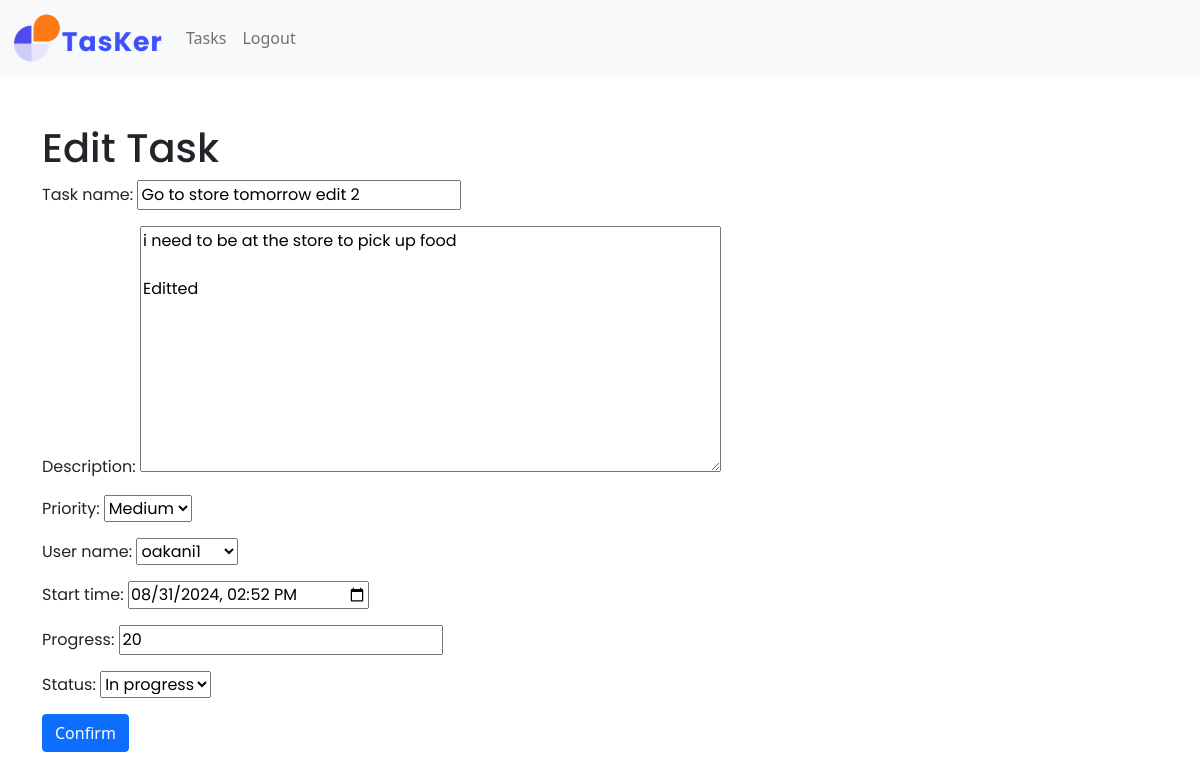
Screenshot of /tasks/edit/3/ (signed in) with the database file from the repository.
### tasks/models.py (models this page shows, shortened)
class Task(models.Model):
    task_name = models.CharField(max_length=200, null=False, blank=False)
    description = models.TextField(blank=True)
    priority = models.IntegerField(choices=PRIORITY, default=0)
    user_name = models.ForeignKey(
        User, on_delete=models.CASCADE, related_name="task"
    )
    start_time = models.DateTimeField(null=False, blank=False)
    progress = models.IntegerField(null=False, blank=False)
    status = models.IntegerField(choices=STATUS, default=0)

### tasks/views.py (the view)
# urls.py: path("tasks/edit/<task_id>", views.edit_task, name="edit"),
@login_required
def edit_task(request, task_id):
    retrieved_task = get_object_or_404(Task, id=task_id)
    if retrieved_task.user_name != request.user:
        return redirect('tasks')  # rediectes to task page if user does not own the task
    if not request.user == retrieved_task.user_name and not request.user.is_superuser:
        messages.error(request, "You can not edit a task that you did not create")
        return redirect("tasks")
    if request.method =="POST":
        form = TaskForm(request.POST, instance=retrieved_task)
        if form.is_valid() :
            form.save()
            messages.success(request, "Your task is updated!")
            return redirect("tasks")
    else:
        form = TaskForm(instance=retrieved_task)
        context = {"form": form, }
        return render(request, 'tasks/edit_task.html', context)

### tasks/forms.py
class TaskForm(forms.ModelForm):
    class Meta:
        model =Task
        fields = ('task_name', 'description', 'priority', 'user_name', 'start_time', 'progress', 'status')
        widgets = {
            'start_time': forms.DateTimeInput(attrs={'type': 'datetime-local'}),
        }

### tasks/templates/tasks/edit_task.html (shortened to what this page needs)
{% extends "base.html" %}
{% load static %}
{% block content %}
<body>
    <h1>Edit Task</h1>
    <Form method="POST">
        {{ form.as_p}}
        <button type="submit" class="btn btn-primary">Confirm</button>
    </Form>
</body>
{% endblock %}

### static/css/style.css (style rules this page uses)
p, h1, h2, h3, h4 { font-family: Poppins, sans-serif; }

### rows the page displays
Task: task_name "Go to store tomorrow edit 2", description "i need to be at the store to pick up food Editted", priority "Medium", user_name "oakani1", start_time "08/31/2024 14:52", progress "20", status "In progress"
